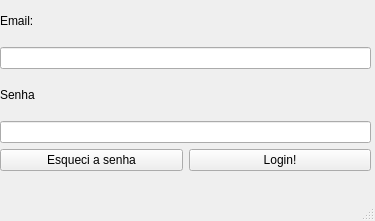
<?xml version="1.0" encoding="UTF-8"?>
<ui version="4.0">
 <class>MainWindow</class>
 <widget class="QMainWindow" name="MainWindow">
  <property name="geometry">
   <rect>
    <x>0</x>
    <y>0</y>
    <width>375</width>
    <height>221</height>
   </rect>
  </property>
  <property name="windowTitle">
   <string>MainWindow</string>
  </property>
  <widget class="QWidget" name="centralwidget">
   <property name="layoutDirection">
    <enum>Qt::LeftToRight</enum>
   </property>
   <widget class="QWidget" name="widget" native="true">
    <property name="geometry">
     <rect>
      <x>0</x>
      <y>0</y>
      <width>791</width>
      <height>561</height>
     </rect>
    </property>
    <property name="layoutDirection">
     <enum>Qt::LeftToRight</enum>
    </property>
    <widget class="QWidget" name="verticalLayoutWidget">
     <property name="geometry">
      <rect>
       <x>0</x>
       <y>0</y>
       <width>371</width>
       <height>171</height>
      </rect>
     </property>
     <layout class="QVBoxLayout" name="verticalLayout">
      <property name="sizeConstraint">
       <enum>QLayout::SetMaximumSize</enum>
      </property>
      <item>
       <widget class="QLabel" name="label">
        <property name="text">
         <string>Email:</string>
        </property>
       </widget>
      </item>
      <item>
       <widget class="QLineEdit" name="email_input"/>
      </item>
      <item>
       <widget class="QLabel" name="label_2">
        <property name="text">
         <string>Senha</string>
        </property>
       </widget>
      </item>
      <item>
       <widget class="QLineEdit" name="lineEdit_2">
        <property name="echoMode">
         <enum>QLineEdit::Password</enum>
        </property>
       </widget>
      </item>
      <item>
       <layout class="QHBoxLayout" name="horizontalLayout">
        <property name="sizeConstraint">
         <enum>QLayout::SetMaximumSize</enum>
        </property>
        <item>
         <widget class="QPushButton" name="esqueci_button">
          <property name="text">
           <string>Esqueci a senha</string>
          </property>
         </widget>
        </item>
        <item>
         <widget class="QPushButton" name="login_button">
          <property name="text">
           <string>Login!</string>
          </property>
         </widget>
        </item>
       </layout>
      </item>
     </layout>
    </widget>
   </widget>
  </widget>
  <widget class="QMenuBar" name="menubar">
   <property name="geometry">
    <rect>
     <x>0</x>
     <y>0</y>
     <width>375</width>
     <height>24</height>
    </rect>
   </property>
  </widget>
  <widget class="QStatusBar" name="statusbar"/>
 </widget>
 <resources/>
 <connections/>
</ui>
